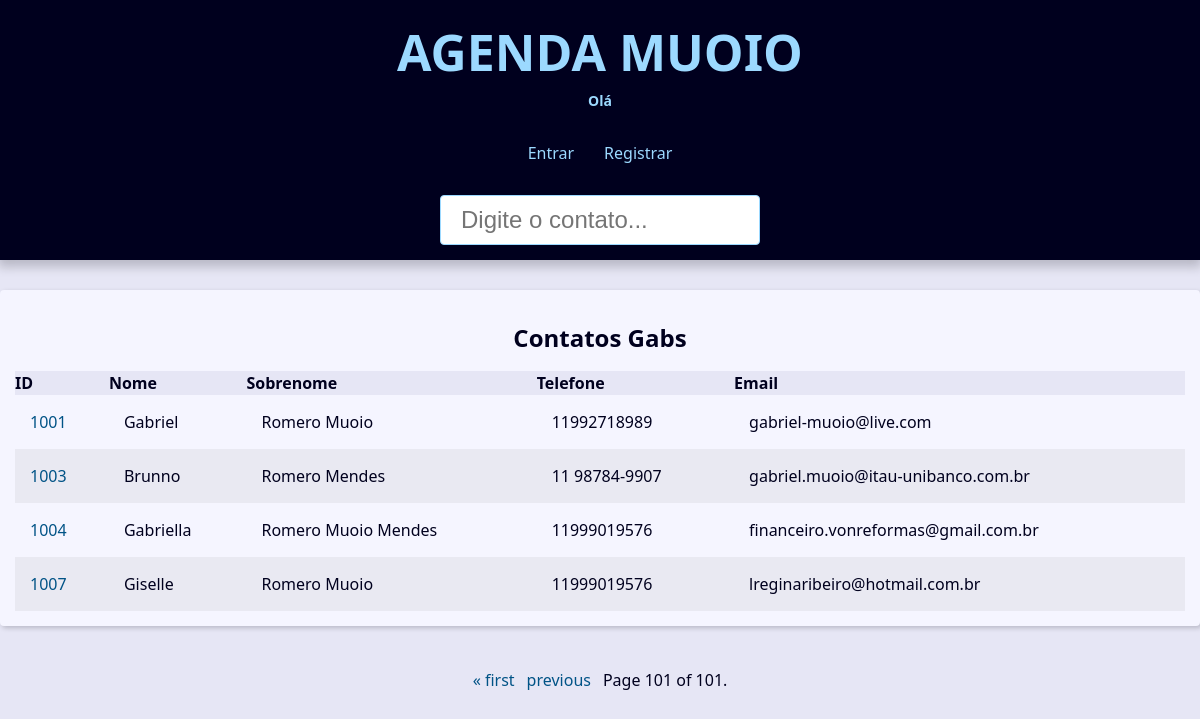
The page /?page=101&q= on the database as committed earlier.
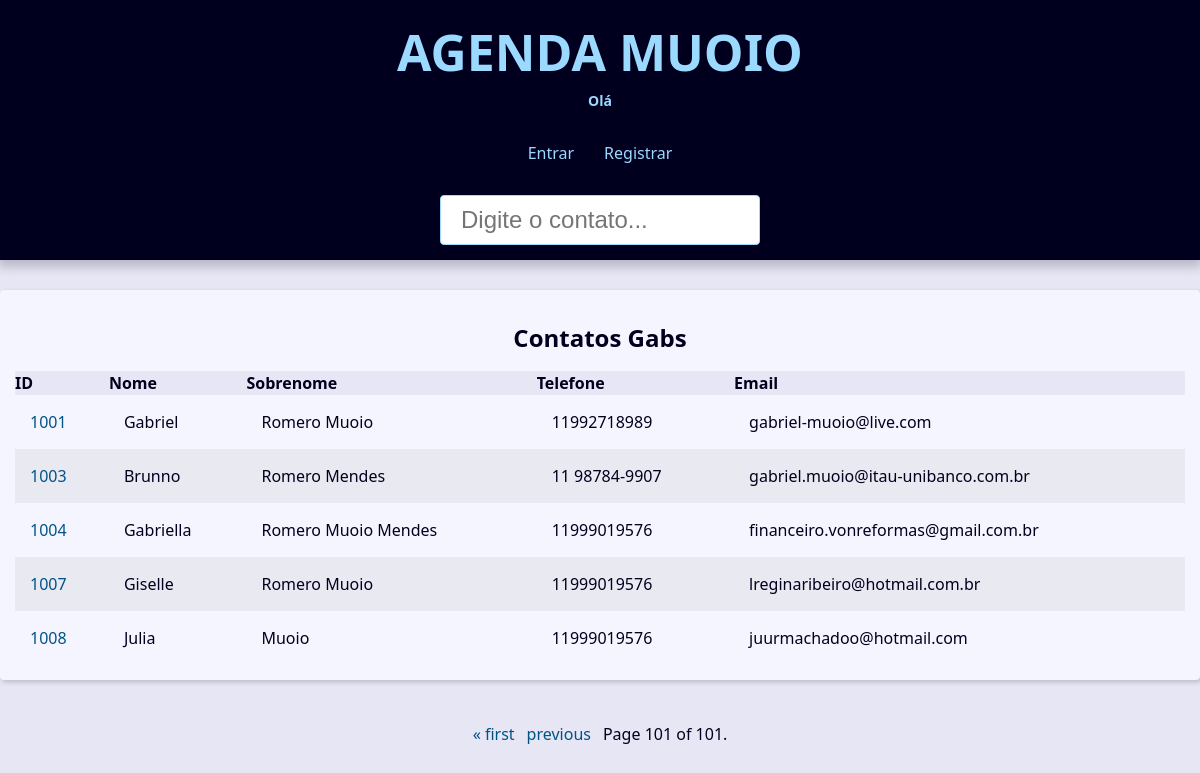
The same page on the database as committed later.
### contact/models.py (models this page shows, shortened)
class Contact(models.Model):
    first_name = models.CharField(max_length=50)
    last_name = models.CharField(max_length=50, verbose_name='Sobrenome')
    phone = models.CharField(max_length=50)
    email = models.EmailField(max_length=254)
    created_date = models.DateTimeField(default=timezone.now)
    description = models.TextField(blank=True)
    show = models.BooleanField(default=True)
    picture = models.ImageField(upload_to='pictures/%Y/%m/', blank=True)
    category = models.ForeignKey(
        Category,
        on_delete=models.SET_NULL,
        blank=True,
        null=True,
    )
    owner = models.ForeignKey(
        User,
        on_delete=models.SET_NULL,
        blank=True,
        null=True,
    )

### contact/views/contact_views.py (the view)
# urls.py: path('', views.index, name='index'),  # type: ignore
def index(request):
    contacts = Contact.objects.filter(show=True).order_by('id')
    paginacao = Paginator(contacts, 10)
    pag_number = request.GET.get("page")
    pag_obj = paginacao.get_page(pag_number)
    context = {
        'pag_obj_': pag_obj,
        'site_title': 'Contatos - '
    }
    return render(
        request,
        'contact/index.html',
        context
    )

### contact/templates/contact/index.html
{% extends 'global/base.html' %}
{% block content %}
{% if pag_obj_ %}
    <div class="responsive-table">
        <table class="contacts-table">
            <caption class="table-caption">
                Contatos Gabs
            </caption>
            <thead>
                <tr class="table-row table-row-header">
                    <th class="table_header">ID</th>
                    <th class="table_header">Nome</th>
                    <th class="table_header">Sobrenome</th>
                    <th class="table_header">Telefone</th>
                    <th class="table_header">Email</th>
                </tr>
            </thead>
            <tbody>
                {% for c in pag_obj_ %}
                    <tr class="table-row">
                        <td class="table-cel">
                            <a class="table-link" href="{% url 'contact:contact' c.id %}">
                                {{c.id}}
                            </a>
                        </td>
                        <td class="table-cel">
                            {{c.first_name}}
                        </td>
                        <td class="table-cel">
                            {{c.last_name}}
                        </td>
                        <td class="table-cel">
                            {{c.phone}}
                        </td>
                        <td class="table-cel">
                            {{c.email}}
                        </td>
                    </tr>
                {% endfor %}
        </table>
    </div>
{% else %}
    <div class"single-contact">
        <h1 class="single-contact-name">
            Nenhum contato encontrado
        </h1>
    </div>
{% endif %}
{% endblock content %}

### base_templates/global/base.html (shortened to what this page needs)
<!DOCTYPE html>
<html lang="pt-BR">
<head>
    {% include 'global/partials/_head.html' %}
</head>
<body>
    {% include 'global/partials/_header.html' %}
    <main class="content">
        {% block content %}{% endblock content %}
    </main>
    {% include 'global/partials/_paginator.html' %}
</body>
</html>

### base_templates/global/partials/_head.html (shortened to what this page needs)
{% load static %}
    <link rel="stylesheet" href="{% static 'global/css/style.css' %}">

### base_templates/global/partials/_header.html
<header class="header">
    <h1 class="header-heading">
        <a href="{% url 'contact:index' %}" class="header-link">
            AGENDA MUOIO
        </a><br>
        <p class="header-home">Olá {{ user.username }}</p>
    </h1>
    <nav class="menu">
        <ul class="menu-list">
            {% if user.is_authenticated %}
            <li class="menu-item">
                <a href="{% url 'contact:create' %}" class="menu-link">
                    Criar Contato
                </a>
            </li>
            <li class="menu-item">
                <a href="{% url 'contact:user_update' %}" class="menu-link">
                    Atualizar Perfil
                </a>
            </li>
            <li class="menu-item">
                <a href="{% url 'contact:logout' %}" class="menu-link">
                    Sair
                </a>
            </li>
            {% else %}
            <li class="menu-item">
                <a href="{% url 'contact:login' %}" class="menu-link">
                    Entrar
                </a>
            </li>
            <li class="menu-item">
                <a href="{% url 'contact:register' %}" class="menu-link">
                    Registrar
                </a>
            </li>
            {% endif %}
        </ul>
    </nav>
    <div class="search">
        <form action="{% url 'contact:search' %}" method="GET">
            <input type="text" class="search-input" placeholder="Digite o contato..." id="Search" name="q"
                value="{{ request.GET.q.strip }}">
        </form>
    </div>
</header>

### base_templates/global/partials/_paginator.html (shortened to what this page needs)
{% if pag_obj_ %}
  <div class="pagination">
    <span class="step-links">
        {% if pag_obj_.has_previous %}
            <a href="?page=1&q={{ request.GET.q.strip }}">&laquo; first</a>
            <a href="?page={{ pag_obj_.previous_page_number }}&q={{ request.GET.q.strip }}">previous</a>
        {% endif %}
        <span class="current">
            Page {{ pag_obj_.number }} of {{ pag_obj_.paginator.num_pages }}.
        </span>
    </span>
  </div>
{% endif %}

### base_static/global/css/style.css (style rules this page uses)
:root { --spacing: 1.5rem; --link-dark-color: rgb(0, 83, 134); --link-light-color: rgb(156, 217, 255); --clr-white: rgb(245, 245, 255); --clr-black: rgb(0, 0, 30); --clr-light-gray: rgb(230, 230, 245); --clr-dark-shadow-5: rgba(0, 0, 10, 5%); --clr-dark-shadow-10: rgba(0, 0, 10, 10%); --clr-dark-shadow-20: rgba(0, 0, 10, 20%); --clr-light-shadow-5: rgba(200, 200, 255, 5%); --clr-light-shadow-10: rgba(200, 200, 255, 10%); --clr-light-shadow-20: rgba(200, 200, 255, 20%); --main-page-width: 120rem; --table-min-width: 60rem; --biggest-font-size: 5rem; --bigger-font-size: 4rem; --big-font-size: 3.2rem; --medium-font-size: 2.4rem; --small-font-size: 1.6rem; --smaller-font-size: 1.4rem; --smallest-font-size: 1.2rem; --transition-fast: 300ms; --transition-medium: 600ms; --transition-slow: 1s; --default-border-radius: 4px; }
*, *::before, *::after { margin: 0; padding: 0; box-sizing: border-box; }
html { font-size: 62.5%; }
body { font-family: system-ui, -apple-system, BlinkMacSystemFont, 'Segoe UI', Roboto, Oxygen, Ubuntu, Cantarell, 'Open Sans', 'Helvetica Neue', sans-serif; line-height: 1.5; font-size: var(--small-font-size); color: var(--clr-black); -webkit-font-smoothing: antialiased; background: var(--clr-light-gray); }
.header { background: var(--clr-black); padding: var(--spacing); box-shadow: 0 5px 10px 2px var(--clr-dark-shadow-20); z-index: 1; position: relative; }
.header-heading { font-size: var(--biggest-font-size); text-align: center; }
.header-link { color: var(--link-light-color); text-decoration: none; transition: filter var(--transition-fast) ease-in-out; }
.header-home { color: var(--link-light-color); font-size: var(--smaller-font-size); }
.menu { margin: var(--spacing); }
.menu-list { list-style: none; display: flex; justify-content: center; flex-flow: row wrap; }
.menu-link { display: block; padding: var(--spacing); color: var(--link-light-color); text-decoration: none; transition: background-color var(--transition-fast) ease-in-out; border-radius: var(--default-border-radius); }
.content { max-width: var(--main-page-width); margin: calc(var(--spacing) * 2) auto; padding: var(--spacing); background: var(--clr-white); box-shadow: 2px 2px 5px var(--clr-dark-shadow-20); border-radius: var(--default-border-radius); }
.responsive-table { width: 100%; overflow-x: auto; }
.contacts-table { width: 100%; min-width: var(--table-min-width); border-collapse: collapse; }
.table-caption { font-size: var(--medium-font-size); font-weight: bold; padding: var(--spacing); }
.table-row { text-align: left; text-overflow: ellipsis; transition: background-color var(--transition-fast) ease-in-out; }
.table-row:nth-of-type(2n) { background: var(--clr-dark-shadow-5); }
.table-row-header { background: var(--clr-light-gray); color: var(--clr-black); }
.table-cel, .table-header { padding: var(--spacing); }
.table-link { color: var(--link-dark-color); transition: color var(--transition-fast) ease-in-out; text-decoration: none; }
.pagination { margin-top: var(--spacing); display: flex; justify-content: center; padding: calc(var(--spacing) * 0.8); font-size: var(--small-font-size); }
.pagination .step-links { display: flex; gap: calc(var(--spacing) * 0.8); }
.pagination .step-links a { color: var(--link-dark-color); transition: color var(--transition-fast) ease-in-out; text-decoration: none; display: block; }
.search { display: flex; justify-content: center; }
.search-input { font-size: var(--medium-font-size); padding: 1rem 2rem; width: 100%; max-width: 32rem; border-radius: var(--default-border-radius); border: 1px solid var(--link-light-color); }

Rows that differ between the two databases and show on the page:
added Contact: id "1008", first_name "Julia", last_name "Muoio", phone "11999019576", email "juurmachadoo@hotmail.com"
